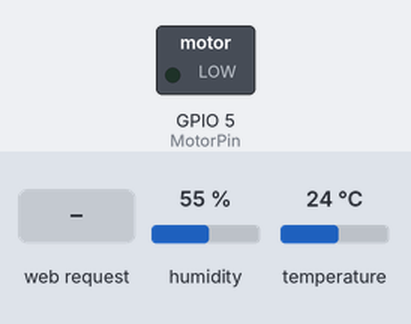
A sketch run on a simulated ESP8266 (NodeMCU). On the bench: switched loads named in the sketch (green lamp = pin HIGH). The test bench sets the inputs (shaded band); at power-on: humidity 55 %, temperature 24 °C. WiFi joins after 1.5 s; servers stay silent unless stated; what the sketch prints to the serial monitor is not drawn.

Above: at 2.7 s.
2.8 s: HTTP request GET /MOTOR=ON received
At 3.4 s:
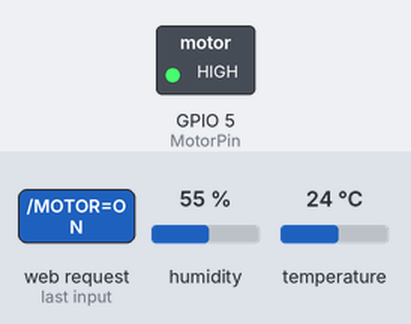
4.3 s: HTTP request GET /MOTOR=OFF received
At 5.7 s:
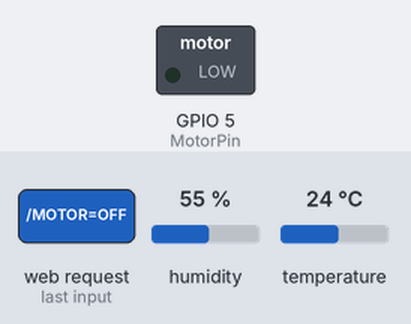
Timing chart, 0 to 7.3 s (numbered marks = the images above; inputs shaded):
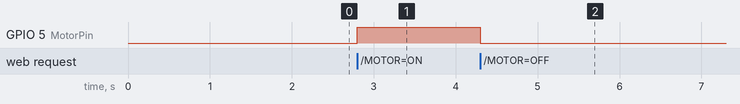

Measured:
- after the input at 2.8 s, GPIO 5 (MotorPin): LOW → HIGH at once
- after the input at 4.3 s, GPIO 5 (MotorPin): HIGH → LOW at once

The sketch:

Fully-Manual-Remote.ino
```cpp
// Levels of Automation Laboratories
// Fully Manual Remote control

#include <ESP8266WiFi.h>
#include "DHT.h"

#define DHTTYPE DHT11 // DHT 11

/*Put your SSID & Password*/
const char* ssid = "network.name"; // Enter SSID here
const char* password = "password1234"; //Enter Password here

int MotorPin = 5;
// DHT Sensor
uint8_t DHTPin = 4;

// Initialize DHT sensor.
DHT dht(DHTPin, DHTTYPE);

float Temperature;
float Humidity;

WiFiServer server(80);

void setup() {
  Serial.begin(115200);
  delay(10);

  pinMode(MotorPin, OUTPUT);
  digitalWrite(MotorPin, LOW); // Motor starts turned off

  // Connect to WiFi network
  Serial.println();
  Serial.println();
  Serial.print("Connecting to ");
  Serial.println(ssid);

  WiFi.begin(ssid, password);

  while (WiFi.status() != WL_CONNECTED) {
    delay(500);
    Serial.print(".");
  }
  Serial.println("");
  Serial.println("WiFi connected");

  // Start the server
  server.begin();
  Serial.println("Server started");

  // Print the IP address
  Serial.print("Use this URL to connect: ");
  Serial.print("http://");
  Serial.print(WiFi.localIP());
  Serial.println("/");

}

void loop() {
  Temperature = dht.readTemperature(); // Gets the values of the temperature
  Humidity = dht.readHumidity(); // Gets the values of the humidity
  // Check if a client has connected
  WiFiClient client = server.available();
  if (!client) {
    return;
  }

  // Wait until the client sends some data
  Serial.println("new client");
  while(!client.available()){
    delay(1);
  }

  // Read the first line of the request
  String request = client.readStringUntil('\r');
  Serial.println(request);
  client.flush();

  // Match the request

  int value = HIGH;
  if (request.indexOf("/MOTOR=ON") != -1)  {
    digitalWrite(MotorPin, HIGH);
    value = HIGH;
  }
  if (request.indexOf("/MOTOR=OFF") != -1)  {
    digitalWrite(MotorPin, LOW);
    value = LOW;
  }

  // Return the response
  client.println("HTTP/1.1 200 OK");
  client.println("Content-Type: text/html");
  client.println(""); //  do not forget this one
  client.println("<!DOCTYPE HTML>");
  client.println("<html>");

  client.print("Motor is now: ");

  if(value == LOW) {
    client.print("Off");
  } else {
    client.print("On");
  }
  client.println("<br><br>");
  client.println("<a href=\"/MOTOR=ON\"\"><button>Turn On </button></a>");
  client.println("<a href=\"/MOTOR=OFF\"\"><button>Turn Off </button></a><br />");
  client.println("</html>");

  client.println("<br><br>");
  client.print("Temperature: ");
  client.print(Temperature);
  client.print("C");
  client.println("<br><br>");
  client.print("Humidity: ");
  client.print(Humidity);
  client.print("%");

  delay(1);
  Serial.println("Client disconnected");
  Serial.println("");

}
```
